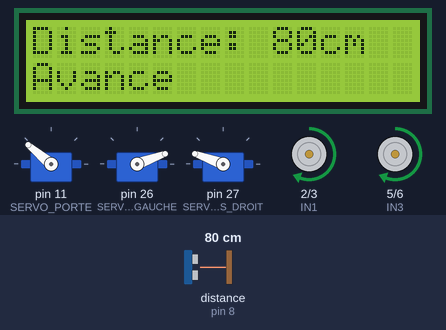
Simulated run of this sketch. Board: Arduino Mega 2560, built with avr-gcc and run on an emulated ATmega2560. Shown: 3 × servo, 16×2 character LCD, motor-driver pin pairs drawn as motors (green arrow = first pin HIGH = forward, orange = second pin HIGH = backward, longer = more drive, scaled by the enable pin). Wiring (inferred from the names in the program): ultrasonic range finder: trigger pin 9; echo pin 8. Inputs (shaded band) come from the test bench; at power-on: distance to the obstacle (sensor on pin 8) 80 cm. The echo pulse lasts 58.3 µs per cm; what the sketch prints to the serial monitor is not drawn.

Above: at 2.7 s.
2.8 s: distance to the obstacle (sensor on pin 8) set to 2 cm
At 4.0 s:
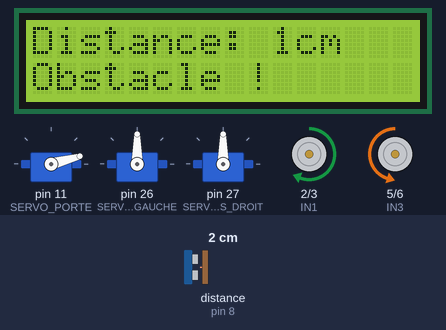
4.3 s: distance to the obstacle (sensor on pin 8) set to 35 cm
At 4.8 s:
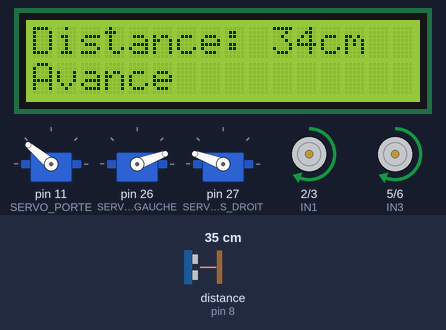
5.9 s: distance to the obstacle (sensor on pin 8) set to 4 cm
At 6.5 s:
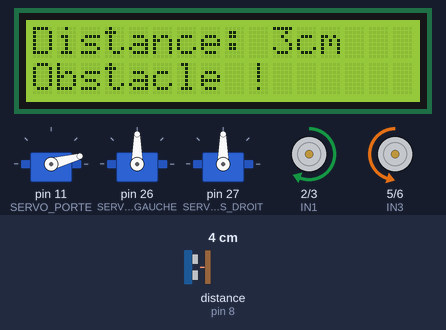
8.9 s: distance to the obstacle (sensor on pin 8) set to 9 cm
At 9.8 s:
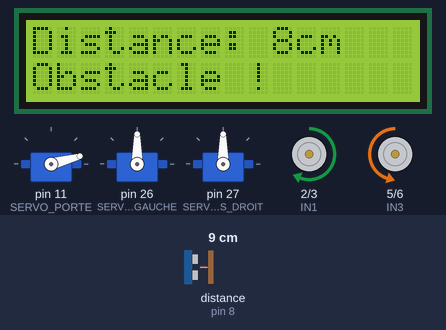
10.5 s: distance to the obstacle (sensor on pin 8) set to 250 cm
At 11.5 s:
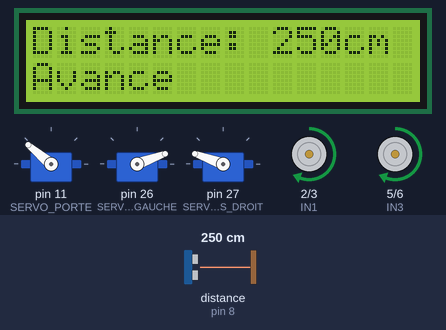
Timing chart, 0 to 13.5 s (numbered marks = the images above; inputs shaded):
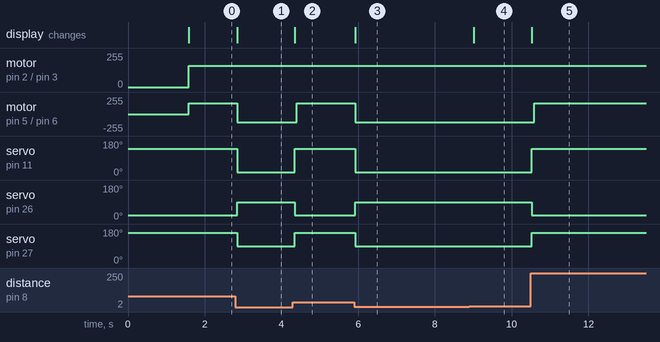

Measured:
- after the input at 2.8 s, motor on pin 5 (IN3) / pin 6 (IN4): forward 160/255 → backward 120/255 after 0.05 s; servo on pin 11 (SERVO_PORTE): 140° → 15° after 0.05 s; servo on pin 26 (SERVO_BRAS_GAUCHE): 20° → 90° after 0.05 s; servo on pin 27 (SERVO_BRAS_DROIT): 160° → 90° after 0.05 s; the display: changes after 0.05 s (image 1)
- after the input at 4.3 s, motor on pin 5 (IN3) / pin 6 (IN4): backward 120/255 → forward 160/255 after 0.10 s; servo on pin 11 (SERVO_PORTE): 15° → 140° after 0.05 s; servo on pin 26 (SERVO_BRAS_GAUCHE): 90° → 20° after 0.05 s; servo on pin 27 (SERVO_BRAS_DROIT): 90° → 160° after 0.05 s; the display: changes after 0.05 s (image 2)
- after the input at 5.9 s, motor on pin 5 (IN3) / pin 6 (IN4): forward 160/255 → backward 120/255 at once; servo on pin 11 (SERVO_PORTE): 140° → 15° at once; servo on pin 26 (SERVO_BRAS_GAUCHE): 20° → 90° at once; servo on pin 27 (SERVO_BRAS_DROIT): 160° → 90° at once; the display: changes at once (image 3)
- after the input at 8.9 s, the display: changes after 0.11 s (image 4)
- after the input at 10.5 s, motor on pin 5 (IN3) / pin 6 (IN4): backward 120/255 → forward 160/255 after 0.09 s; servo on pin 11 (SERVO_PORTE): 15° → 140° at once; servo on pin 26 (SERVO_BRAS_GAUCHE): 90° → 20° at once; servo on pin 27 (SERVO_BRAS_DROIT): 90° → 160° at once; the display: changes at once (image 5)

The sketch:

projet.ino
```cpp
#include <Servo.h>
#include <LiquidCrystal.h>

// =========================
// L298N - MOTEURS
// =========================

// Moteur gauche
const int IN1 = 2;
const int IN2 = 3;
const int ENA = 4;

// Moteur droit
const int IN3 = 5;
const int IN4 = 6;
const int ENB = 7;

// =========================
// CAPTEUR ULTRASON
// =========================

const int PIN_TRIG = 9;
const int PIN_ECHO = 8;

// =========================
// SERVOS
// =========================

// Porte
const int SERVO_PORTE = 11;

// Bras
const int SERVO_BRAS_GAUCHE = 26;
const int SERVO_BRAS_DROIT = 27;

Servo porte;
Servo brasGauche;
Servo brasDroit;

// =========================
// LCD 16x2
// RS, E, D4, D5, D6, D7
// =========================

const int LCD_RS = 30;
const int LCD_E  = 31;
const int LCD_D4 = 32;
const int LCD_D5 = 33;
const int LCD_D6 = 34;
const int LCD_D7 = 35;

LiquidCrystal lcd(
  LCD_RS,
  LCD_E,
  LCD_D4,
  LCD_D5,
  LCD_D6,
  LCD_D7
);

// =========================
// CONFIG
// =========================

const int DISTANCE_OBSTACLE = 20;

const int VITESSE_AVANCE = 160;
const int VITESSE_TOURNER = 120;

// Porte
const int ANGLE_PORTE_FERMEE = 140;
const int ANGLE_PORTE_OUVERTE = 15;

// Bras
const int ANGLE_BRAS_REPOS_G = 20;
const int ANGLE_BRAS_REPOS_D = 160;

const int ANGLE_BRAS_ACTIF_G = 90;
const int ANGLE_BRAS_ACTIF_D = 90;

// =========================
// SERVOS
// =========================

void ouvrirPorte() {
  porte.write(ANGLE_PORTE_OUVERTE);
}

void fermerPorte() {
  porte.write(ANGLE_PORTE_FERMEE);
}

void brasRepos() {

  brasGauche.write(ANGLE_BRAS_REPOS_G);
  brasDroit.write(ANGLE_BRAS_REPOS_D);
}

void brasActifs() {

  brasGauche.write(ANGLE_BRAS_ACTIF_G);
  brasDroit.write(ANGLE_BRAS_ACTIF_D);
}

// =========================
// ULTRASON
// =========================

long mesurerDistanceCM() {

  digitalWrite(PIN_TRIG, LOW);
  delayMicroseconds(2);

  digitalWrite(PIN_TRIG, HIGH);
  delayMicroseconds(10);

  digitalWrite(PIN_TRIG, LOW);

  long duree = pulseIn(PIN_ECHO, HIGH, 30000);

  if (duree == 0) {
    return -1;
  }

  return duree / 58;
}

// =========================
// LCD
// =========================

void afficherLCD(long distance) {

  lcd.clear();

  lcd.setCursor(0, 0);
  lcd.print("Distance:");

  lcd.setCursor(10, 0);

  if (distance < 0) {
    lcd.print("---");
  } else {
    lcd.print(distance);
    lcd.print("cm");
  }

  lcd.setCursor(0, 1);

  if (distance > 0 && distance <= DISTANCE_OBSTACLE) {
    lcd.print("Obstacle !");
  } else {
    lcd.print("Avance");
  }
}

// =========================
// MOTEURS
// =========================

void moteurGauche(int vitesse, bool avant) {

  vitesse = constrain(vitesse, 0, 255);

  digitalWrite(IN1, avant ? HIGH : LOW);
  digitalWrite(IN2, avant ? LOW : HIGH);

  analogWrite(ENA, vitesse);
}

void moteurDroit(int vitesse, bool avant) {

  vitesse = constrain(vitesse, 0, 255);

  digitalWrite(IN3, avant ? HIGH : LOW);
  digitalWrite(IN4, avant ? LOW : HIGH);

  analogWrite(ENB, vitesse);
}

// =========================
// DEPLACEMENTS
// =========================

void avancer() {

  moteurGauche(VITESSE_AVANCE, true);
  moteurDroit(VITESSE_AVANCE, true);
}

void tournerDroite() {

  moteurGauche(VITESSE_AVANCE, true);
  moteurDroit(VITESSE_TOURNER, false);
}

void stopMoteurs() {

  analogWrite(ENA, 0);
  analogWrite(ENB, 0);

  digitalWrite(IN1, LOW);
  digitalWrite(IN2, LOW);

  digitalWrite(IN3, LOW);
  digitalWrite(IN4, LOW);
}

// =========================
// SETUP
// =========================

void setup() {

  Serial.begin(9600);

  // Moteurs
  pinMode(IN1, OUTPUT);
  pinMode(IN2, OUTPUT);
  pinMode(ENA, OUTPUT);

  pinMode(IN3, OUTPUT);
  pinMode(IN4, OUTPUT);
  pinMode(ENB, OUTPUT);

  // Ultrason
  pinMode(PIN_TRIG, OUTPUT);
  pinMode(PIN_ECHO, INPUT);

  // Servos
  porte.attach(SERVO_PORTE);
  brasGauche.attach(SERVO_BRAS_GAUCHE);
  brasDroit.attach(SERVO_BRAS_DROIT);

  fermerPorte();
  brasRepos();

  // LCD
  lcd.begin(16, 2);

  lcd.clear();
  lcd.print("Robot Wall-E");

  Serial.println("Robot Wall-E pret");

  delay(1500);
}

// =========================
// LOOP
// =========================

void loop() {

  long distance = mesurerDistanceCM();

  Serial.print("Distance : ");
  Serial.print(distance);
  Serial.println(" cm");

  afficherLCD(distance);

  // =========================
  // OBSTACLE
  // =========================

  if (distance > 0 && distance <= DISTANCE_OBSTACLE) {

    Serial.println("Obstacle detecte");

    ouvrirPorte();
    brasActifs();

    while (distance > 0 && distance <= DISTANCE_OBSTACLE) {

      tournerDroite();

      delay(100);

      distance = mesurerDistanceCM();

      afficherLCD(distance);

      Serial.print("Nouvelle distance : ");
      Serial.println(distance);
    }

    fermerPorte();
    brasRepos();
  }

  // =========================
  // AVANCE
  // =========================

  else {

    fermerPorte();
    brasRepos();

    avancer();
  }

  delay(50);
}
```
